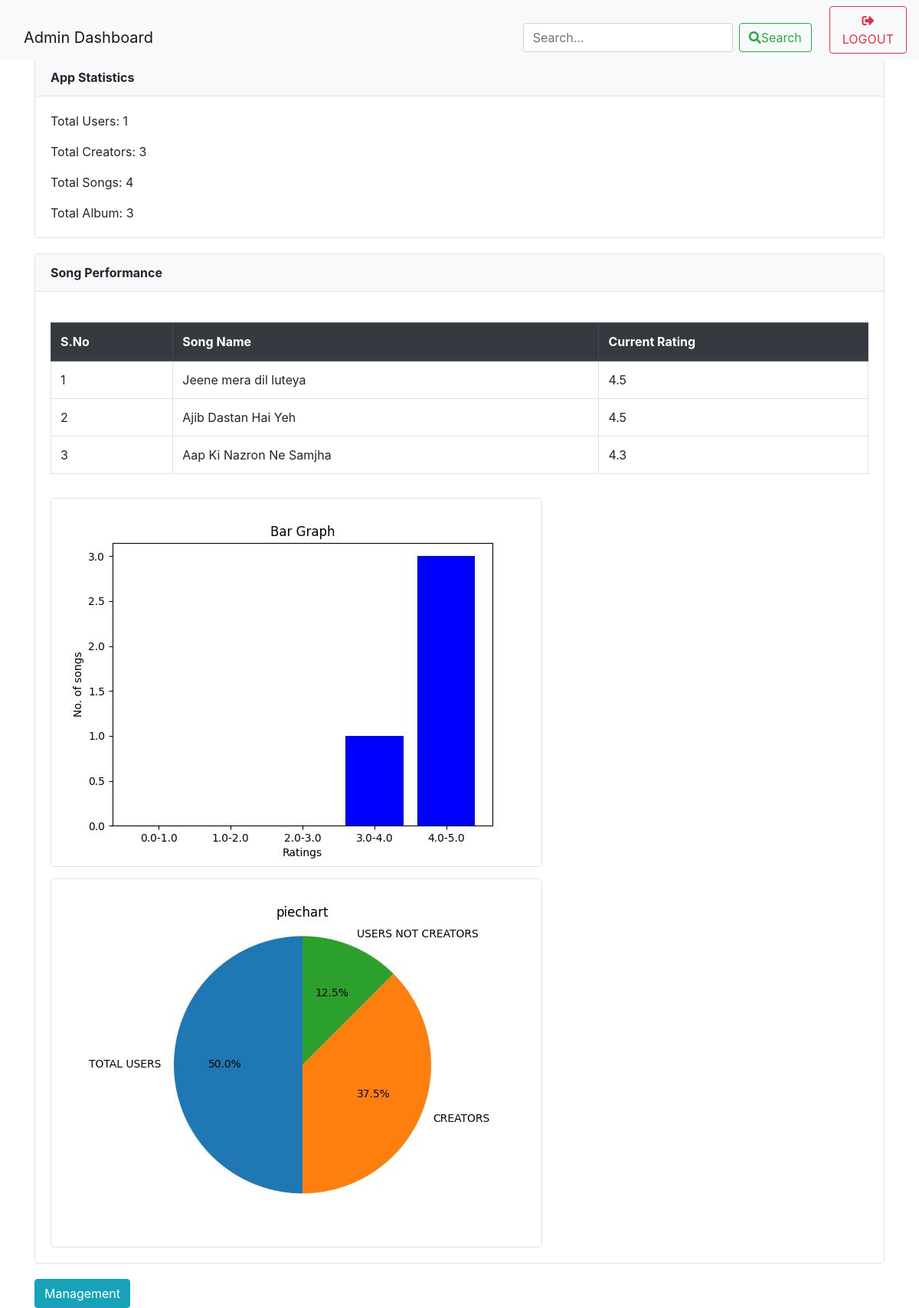
/dashboard (signed in), run on the app's committed database.
### models.py (models this page shows)
class Song(db.Model):
    __tablename__="songs"
    id = db.Column(db.Integer, primary_key=True)
    title = db.Column(db.String(50) , unique=True)
    artist = db.Column(db.String(30))
    genre = db.Column(db.String(30))
    text = db.Column(db.Text())
    rating = db.Column(db.Float())
    creator_id = db.Column(db.String(2) , nullable=False , default = '')
    nor = db.Column(db.Integer , default=0)
    flag = db.Column(db.Boolean(), default=False)

### app.py (the view, shortened to what this page needs)
@app.route("/dashboard")
@login_required
def dashboard():
    if current_user.role == "user":
        song=Song.query.all()
        king=User.query.all()
        album=Album.query.all()
        user=current_user
        return render_template('user_dash.html',user=user,song=song,king=king , album=album)
    if current_user.role == "admin":
        user=current_user
        u = User.query.filter_by(role="user").all()
        user_count = len(u)
        c= User.query.filter_by(role="creator").all()
        creator_count = len(c)
        a= Song.query.all()
        song_count = len(a)
        al= Album.query.all()
        album_count =len(al)
        top_song = Song.query.order_by(Song.rating.desc()).limit(3).all()
        return render_template('admin_dash.html',user=user , user_count=user_count,creator_count=creator_count,top_song=top_song,song_count=song_count,album_count=album_count)

### app.py (called while the page is built)
@login_manager.user_loader
def load_user(id):
    return User.query.get(int(id))

### templates/admin_dash.html (shortened to what this page needs)
<!DOCTYPE html>
<html lang="en">
<head>
    <link rel="stylesheet" href="https://stackpath.bootstrapcdn.com/bootstrap/4.5.2/css/bootstrap.min.css">
    <link rel="stylesheet" href="https://cdnjs.cloudflare.com/ajax/libs/font-awesome/5.15.3/css/all.min.css" />
</head>
<body>
    <nav class="navbar navbar-expand-lg navbar-light bg-light fixed-top">
        <div class="container">
            <a class="navbar-brand" href="/dashboard">Admin Dashboard</a>
            <div class="collapse navbar-collapse" id="navbarNav">
                <form class="form-inline ml-auto" action="/search" method="post">
                    <input class="form-control mr-sm-2" type="text" name="query" placeholder="Search...">
                    <button class="btn btn-outline-success my-2 my-sm-0" type="submit"><i class="fas fa-search search-icon"></i>Search</button>
                </form>
            </div>
        </div>
        <a href="/logout" class="btn btn-outline-danger ml-2" onclick="return confirm('Are you sure you want to logout?')"><i class="fas fa-sign-out-alt logout-icon"></i>LOGOUT</a>
    </nav>
    <div class="container">
        <div class="card">
            <div class="card-header">
                App Statistics
            </div>
            <div class="card-body">
                <p class="card-text">Total Users: {{user_count}}</p>
                <p class="card-text">Total Creators: {{creator_count}}</p>
                <p class="card-text">Total Songs: {{song_count}}</p>
                <p class="card-text">Total Album: {{album_count}}</p>
            </div>
        </div>
        <div class="card">
            <div class="card-header">
                Song Performance
            </div>
            <div class="card-body">
                <table class="table table-bordered">
                    <thead class="thead-dark">
                        <tr>
                            <th scope="col">S.No</th>
                            <th scope="col">Song Name</th>
                            <th scope="col">Current Rating</th>
                        </tr>
                    </thead>
                    <tbody>
                        {% for song in top_song %}
                            <tr>
                                <td>{{ loop.index }}</td>
                                <td>{{ song.title }}</td>
                                <td>{{ song.rating}}</td>
                            </tr>
                        {% endfor %}
                    </tbody>
                </table>
                <img src="../static/BarGraph.jpeg" class="img-fluid graph-img" alt="Bar Graph">
                <img src="../static/PieChart.jpeg" class="img-fluid graph-img" alt="Pie Chart">
            </div>
        </div>
        <a href="/management" class="btn btn-info">Management</a>
    </div>
</body>
</html>

### templates/admin_dash.html (style rules this page uses)
body { padding-top: 56px; }
.container { margin-top: 20px; }
.card { margin-bottom: 20px; border: 1px solid #dee2e6; border-radius: 0.25rem; }
.card-header { background-color: #f8f9fa; border-bottom: 1px solid #dee2e6; font-weight: bold; }
.card-body { padding: 20px; }
.btn-outline-danger { margin-left: 10px; }
.table { margin-top: 20px; }
.graph-img { max-width: 100%; height: auto; border: 1px solid #dee2e6; border-radius: 0.25rem; margin-top: 15px; }

### data on the page
Song: title "Jeene mera dil luteya", rating "4.5"
Song: title "Ajib Dastan Hai Yeh", rating "4.5"
Song: title "Aap Ki Nazron Ne Samjha", rating "4.3"

### other printed values
{{ user_count }} "1"
{{ creator_count }} "3"
{{ song_count }} "4"
{{ album_count }} "3"
